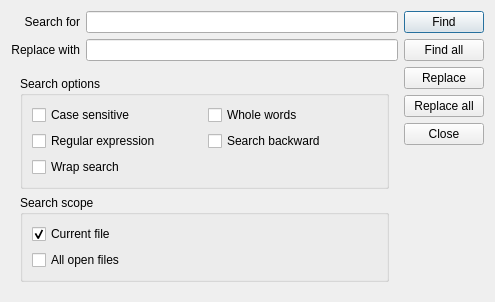
<?xml version="1.0" encoding="UTF-8"?>
<ui version="4.0">
 <class>FindDialog</class>
 <widget class="QDialog" name="FindDialog">
  <property name="windowModality">
   <enum>Qt::ApplicationModal</enum>
  </property>
  <property name="geometry">
   <rect>
    <x>0</x>
    <y>0</y>
    <width>495</width>
    <height>268</height>
   </rect>
  </property>
  <property name="windowTitle">
   <string>Search/Replace</string>
  </property>
  <property name="windowIcon">
   <iconset resource="PZST.qrc">
    <normaloff>:/Files/appicon.ico</normaloff>:/Files/appicon.ico</iconset>
  </property>
  <layout class="QHBoxLayout" name="horizontalLayout_2" stretch="10,1">
   <item>
    <widget class="QWidget" name="widget_3" native="true">
     <layout class="QVBoxLayout" name="verticalLayout_2">
      <property name="margin">
       <number>0</number>
      </property>
      <item>
       <widget class="QWidget" name="widget" native="true">
        <layout class="QGridLayout" name="gridLayout">
         <property name="margin">
          <number>0</number>
         </property>
         <item row="0" column="0">
          <widget class="QLabel" name="label_2">
           <property name="text">
            <string>Search for</string>
           </property>
           <property name="alignment">
            <set>Qt::AlignRight|Qt::AlignTrailing|Qt::AlignVCenter</set>
           </property>
          </widget>
         </item>
         <item row="0" column="1">
          <widget class="QLineEdit" name="searchFor">
           <property name="styleSheet">
            <string notr="true"/>
           </property>
          </widget>
         </item>
         <item row="1" column="0">
          <widget class="QLabel" name="replaceWithLabel">
           <property name="text">
            <string>Replace with</string>
           </property>
           <property name="alignment">
            <set>Qt::AlignRight|Qt::AlignTrailing|Qt::AlignVCenter</set>
           </property>
          </widget>
         </item>
         <item row="1" column="1">
          <widget class="QLineEdit" name="replaceWith"/>
         </item>
        </layout>
       </widget>
      </item>
      <item>
       <widget class="QWidget" name="widget_2" native="true">
        <layout class="QVBoxLayout" name="verticalLayout">
         <item>
          <widget class="QGroupBox" name="groupBox">
           <property name="title">
            <string>Search options</string>
           </property>
           <layout class="QGridLayout" name="gridLayout_3">
            <item row="0" column="0">
             <widget class="QCheckBox" name="cs">
              <property name="text">
               <string>Case sensitive</string>
              </property>
             </widget>
            </item>
            <item row="0" column="1">
             <widget class="QCheckBox" name="wo">
              <property name="text">
               <string>Whole words</string>
              </property>
             </widget>
            </item>
            <item row="1" column="0">
             <widget class="QCheckBox" name="re">
              <property name="text">
               <string>Regular expression</string>
              </property>
             </widget>
            </item>
            <item row="1" column="1">
             <widget class="QCheckBox" name="backward">
              <property name="text">
               <string>Search backward</string>
              </property>
             </widget>
            </item>
            <item row="2" column="0">
             <widget class="QCheckBox" name="wrapSearch">
              <property name="text">
               <string>Wrap search</string>
              </property>
             </widget>
            </item>
           </layout>
          </widget>
         </item>
         <item>
          <widget class="QGroupBox" name="searchScope">
           <property name="title">
            <string>Search scope</string>
           </property>
           <layout class="QVBoxLayout" name="verticalLayout_3">
            <item>
             <widget class="QCheckBox" name="currentFile">
              <property name="text">
               <string>Current file</string>
              </property>
              <property name="checked">
               <bool>true</bool>
              </property>
             </widget>
            </item>
            <item>
             <widget class="QCheckBox" name="openFiles">
              <property name="text">
               <string>All open files</string>
              </property>
             </widget>
            </item>
           </layout>
          </widget>
         </item>
        </layout>
       </widget>
      </item>
     </layout>
    </widget>
   </item>
   <item>
    <widget class="QWidget" name="widget_4" native="true">
     <layout class="QGridLayout" name="gridLayout_2">
      <property name="margin">
       <number>0</number>
      </property>
      <item row="0" column="0">
       <widget class="QPushButton" name="findButton">
        <property name="sizePolicy">
         <sizepolicy hsizetype="MinimumExpanding" vsizetype="Fixed">
          <horstretch>0</horstretch>
          <verstretch>0</verstretch>
         </sizepolicy>
        </property>
        <property name="text">
         <string>Find</string>
        </property>
        <property name="icon">
         <iconset resource="PZST.qrc">
          <normaloff>:/Icons/search.gif</normaloff>:/Icons/search.gif</iconset>
        </property>
        <property name="default">
         <bool>true</bool>
        </property>
       </widget>
      </item>
      <item row="3" column="0">
       <widget class="QPushButton" name="replaceAllButton">
        <property name="sizePolicy">
         <sizepolicy hsizetype="MinimumExpanding" vsizetype="Fixed">
          <horstretch>0</horstretch>
          <verstretch>0</verstretch>
         </sizepolicy>
        </property>
        <property name="text">
         <string>Replace all</string>
        </property>
       </widget>
      </item>
      <item row="2" column="0">
       <widget class="QPushButton" name="replaceButton">
        <property name="sizePolicy">
         <sizepolicy hsizetype="MinimumExpanding" vsizetype="Fixed">
          <horstretch>0</horstretch>
          <verstretch>0</verstretch>
         </sizepolicy>
        </property>
        <property name="text">
         <string>Replace</string>
        </property>
        <property name="icon">
         <iconset resource="PZST.qrc">
          <normaloff>:/Icons/replace.gif</normaloff>:/Icons/replace.gif</iconset>
        </property>
       </widget>
      </item>
      <item row="4" column="0">
       <widget class="QPushButton" name="closeButton">
        <property name="text">
         <string>Close</string>
        </property>
       </widget>
      </item>
      <item row="5" column="0">
       <spacer name="verticalSpacer">
        <property name="orientation">
         <enum>Qt::Vertical</enum>
        </property>
        <property name="sizeHint" stdset="0">
         <size>
          <width>20</width>
          <height>40</height>
         </size>
        </property>
       </spacer>
      </item>
      <item row="1" column="0">
       <widget class="QPushButton" name="findAll">
        <property name="text">
         <string>Find all</string>
        </property>
        <property name="icon">
         <iconset resource="PZST.qrc">
          <normaloff>:/Icons/search.gif</normaloff>:/Icons/search.gif</iconset>
        </property>
       </widget>
      </item>
     </layout>
    </widget>
   </item>
  </layout>
 </widget>
 <tabstops>
  <tabstop>searchFor</tabstop>
  <tabstop>replaceWith</tabstop>
  <tabstop>findButton</tabstop>
  <tabstop>findAll</tabstop>
  <tabstop>replaceButton</tabstop>
  <tabstop>replaceAllButton</tabstop>
  <tabstop>closeButton</tabstop>
 </tabstops>
 <resources>
  <include location="PZST.qrc"/>
 </resources>
 <connections/>
</ui>
